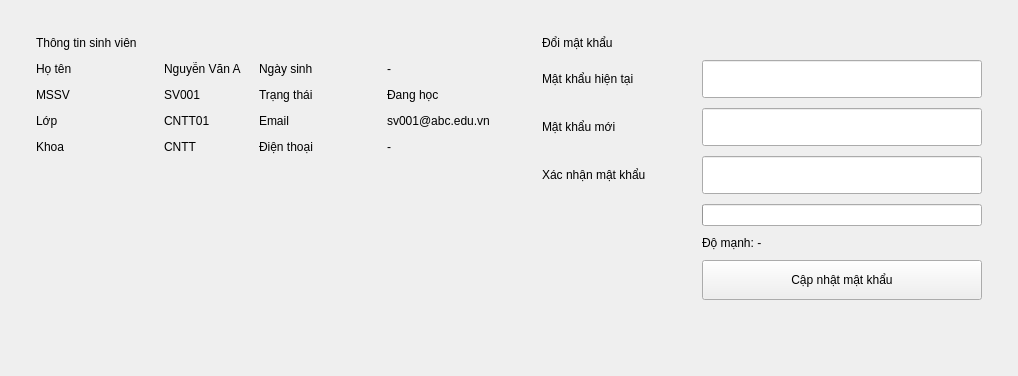
     <widget class="QWidget" name="tabHoSo">
      <attribute name="title">
       <string>Hồ sơ</string>
      </attribute>
      <layout class="QHBoxLayout" name="tabHoSoLayout">
       <property name="spacing">
        <number>16</number>
       </property>
       <property name="leftMargin">
        <number>18</number>
       </property>
       <property name="topMargin">
        <number>18</number>
       </property>
       <property name="rightMargin">
        <number>18</number>
       </property>
       <property name="bottomMargin">
        <number>18</number>
       </property>
       <item>
        <widget class="QFrame" name="profileCard">
         <layout class="QGridLayout" name="profileLayout">
          <property name="leftMargin">
           <number>18</number>
          </property>
          <property name="topMargin">
           <number>18</number>
          </property>
          <property name="rightMargin">
           <number>18</number>
          </property>
          <property name="bottomMargin">
           <number>18</number>
          </property>
          <property name="horizontalSpacing">
           <number>18</number>
          </property>
          <property name="verticalSpacing">
           <number>12</number>
          </property>
          <item row="0" column="0" colspan="4">
           <widget class="QLabel" name="sectionTitle1">
            <property name="text">
             <string>Thông tin sinh viên</string>
            </property>
           </widget>
          </item>
          <item row="1" column="0">
           <widget class="QLabel" name="label5">
            <property name="minimumSize">
             <size>
              <width>110</width>
              <height>0</height>
             </size>
            </property>
            <property name="text">
             <string>Họ tên</string>
            </property>
           </widget>
          </item>
          <item row="1" column="1">
           <widget class="QLabel" name="lblHoTenProfile">
            <property name="text">
             <string>Nguyễn Văn A</string>
            </property>
           </widget>
          </item>
          <item row="1" column="2">
           <widget class="QLabel" name="label10">
            <property name="minimumSize">
             <size>
              <width>110</width>
              <height>0</height>
             </size>
            </property>
            <property name="text">
             <string>Ngày sinh</string>
            </property>
           </widget>
          </item>
          <item row="1" column="3">
           <widget class="QLabel" name="lblNgaySinhProfile">
            <property name="text">
             <string>-</string>
            </property>
           </widget>
          </item>
          <item row="2" column="0">
           <widget class="QLabel" name="label6">
            <property name="minimumSize">
             <size>
              <width>110</width>
              <height>0</height>
             </size>
            </property>
            <property name="text">
             <string>MSSV</string>
            </property>
           </widget>
          </item>
          <item row="2" column="1">
           <widget class="QLabel" name="lblMssvProfile">
            <property name="text">
             <string>SV001</string>
            </property>
           </widget>
          </item>
          <item row="2" column="2">
           <widget class="QLabel" name="label12">
            <property name="minimumSize">
             <size>
              <width>110</width>
              <height>0</height>
             </size>
            </property>
            <property name="text">
             <string>Trạng thái</string>
            </property>
           </widget>
          </item>
          <item row="2" column="3">
           <widget class="QLabel" name="lblTrangThaiProfile">
            <property name="text">
             <string>Đang học</string>
            </property>
           </widget>
          </item>
          <item row="3" column="0">
           <widget class="QLabel" name="label7">
            <property name="minimumSize">
             <size>
              <width>110</width>
              <height>0</height>
             </size>
            </property>
            <property name="text">
             <string>Lớp</string>
            </property>
           </widget>
          </item>
          <item row="3" column="1">
           <widget class="QLabel" name="lblLopProfile">
            <property name="text">
             <string>CNTT01</string>
            </property>
           </widget>
          </item>
          <item row="3" column="2">
           <widget class="QLabel" name="label11">
            <property name="minimumSize">
             <size>
              <width>110</width>
              <height>0</height>
             </size>
            </property>
            <property name="text">
             <string>Email</string>
            </property>
           </widget>
          </item>
          <item row="3" column="3">
           <widget class="QLabel" name="lblEmailProfile">
            <property name="text">
             <string>sv001@abc.edu.vn</string>
            </property>
           </widget>
          </item>
          <item row="4" column="0">
           <widget class="QLabel" name="label8">
            <property name="minimumSize">
             <size>
              <width>110</width>
              <height>0</height>
             </size>
            </property>
            <property name="text">
             <string>Khoa</string>
            </property>
           </widget>
          </item>
          <item row="4" column="1">
           <widget class="QLabel" name="lblKhoaProfile">
            <property name="text">
             <string>CNTT</string>
            </property>
           </widget>
          </item>
          <item row="4" column="2">
           <widget class="QLabel" name="label9">
            <property name="minimumSize">
             <size>
              <width>110</width>
              <height>0</height>
             </size>
            </property>
            <property name="text">
             <string>Điện thoại</string>
            </property>
           </widget>
          </item>
          <item row="4" column="3">
           <widget class="QLabel" name="lblPhoneProfile">
            <property name="text">
             <string>-</string>
            </property>
           </widget>
          </item>
          <item row="5" column="0" colspan="4">
           <spacer name="profileSpacer">
            <property name="orientation">
             <enum>Qt::Vertical</enum>
            </property>
            <property name="sizeHint" stdset="0">
             <size>
              <width>20</width>
              <height>40</height>
             </size>
            </property>
           </spacer>
          </item>
         </layout>
        </widget>
       </item>
       <item>
        <widget class="QFrame" name="passwordCard">
         <layout class="QGridLayout" name="changePasswordLayout">
          <property name="leftMargin">
           <number>18</number>
          </property>
          <property name="topMargin">
           <number>18</number>
          </property>
          <property name="rightMargin">
           <number>18</number>
          </property>
          <property name="bottomMargin">
           <number>18</number>
          </property>
          <property name="spacing">
           <number>10</number>
          </property>
          <item row="0" column="0" colspan="2">
           <widget class="QLabel" name="label13">
            <property name="text">
             <string>Đổi mật khẩu</string>
            </property>
           </widget>
          </item>
          <item row="1" column="0">
           <widget class="QLabel" name="label14">
            <property name="minimumSize">
             <size>
              <width>150</width>
              <height>0</height>
             </size>
            </property>
            <property name="text">
             <string>Mật khẩu hiện tại</string>
            </property>
           </widget>
          </item>
          <item row="1" column="1">
           <widget class="QLineEdit" name="leCurrentPassword">
            <property name="minimumSize">
             <size>
              <width>280</width>
              <height>38</height>
             </size>
            </property>
            <property name="echoMode">
             <enum>QLineEdit::Password</enum>
            </property>
           </widget>
          </item>
          <item row="2" column="0">
           <widget class="QLabel" name="label15">
            <property name="text">
             <string>Mật khẩu mới</string>
            </property>
           </widget>
          </item>
          <item row="2" column="1">
           <widget class="QLineEdit" name="leNewPassword">
            <property name="minimumSize">
             <size>
              <width>280</width>
              <height>38</height>
             </size>
            </property>
            <property name="echoMode">
             <enum>QLineEdit::Password</enum>
            </property>
           </widget>
          </item>
          <item row="3" column="0">
           <widget class="QLabel" name="label16">
            <property name="text">
             <string>Xác nhận mật khẩu</string>
            </property>
           </widget>
          </item>
          <item row="3" column="1">
           <widget class="QLineEdit" name="leConfirmPassword">
            <property name="minimumSize">
             <size>
              <width>280</width>
              <height>38</height>
             </size>
            </property>
            <property name="echoMode">
             <enum>QLineEdit::Password</enum>
            </property>
           </widget>
          </item>
          <item row="4" column="1">
           <widget class="QProgressBar" name="pbPasswordStrength">
            <property name="maximum">
             <number>4</number>
            </property>
            <property name="value">
             <number>0</number>
            </property>
            <property name="textVisible">
             <bool>false</bool>
            </property>
           </widget>
          </item>
          <item row="5" column="1">
           <widget class="QLabel" name="lblPasswordStrength">
            <property name="text">
             <string>Độ mạnh: -</string>
            </property>
           </widget>
          </item>
          <item row="6" column="1">
           <widget class="QPushButton" name="btnChangePassword">
            <property name="minimumSize">
             <size>
              <width>178</width>
              <height>40</height>
             </size>
            </property>
            <property name="text">
             <string>Cập nhật mật khẩu</string>
            </property>
           </widget>
          </item>
          <item row="7" column="0" colspan="2">
           <spacer name="passwordSpacer">
            <property name="orientation">
             <enum>Qt::Vertical</enum>
            </property>
            <property name="sizeHint" stdset="0">
             <size>
              <width>20</width>
              <height>40</height>
             </size>
            </property>
           </spacer>
          </item>
         </layout>
        </widget>
       </item>
      </layout>
     </widget>
